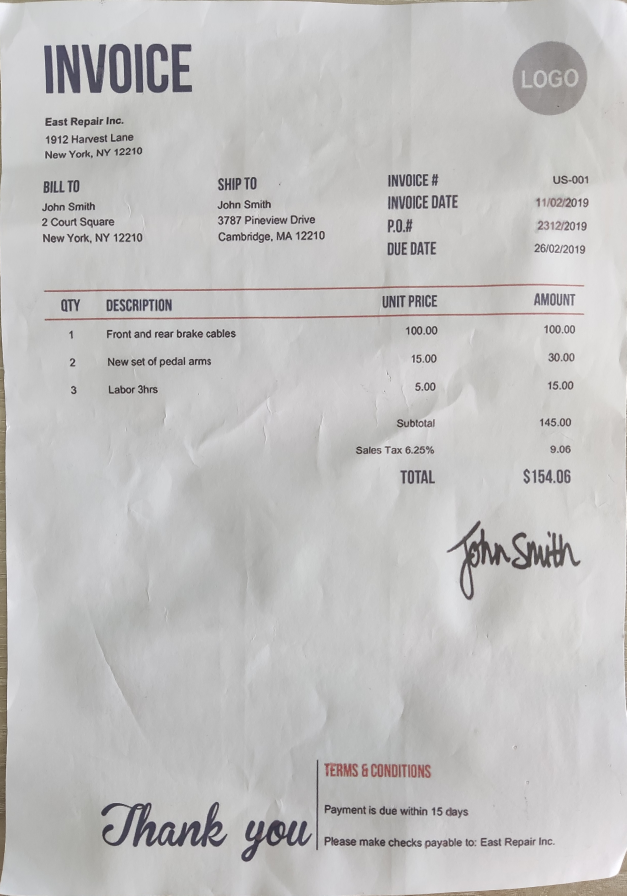
#> input picture data/img3.jpg, 2506 x 3581 px (shown at 1/4 size)
$ python test2.py
#> lines starting #> are read from the running program, lines starting #| are printed output that depends on the picture; after the words box and inside, x2 and y2 are one past the last pixel; in counts of white or black regions, pixels touching at a corner belong together
import os
import cv2
import numpy as np
import pandas as pd

try:
    from PIL import Image
except ImportError:
    import Image
import pytesseract


def pre_process_image(img, save_in_file, morph_size=(8, 8)):
    pre = cv2.cvtColor(img, cv2.COLOR_BGR2GRAY)
    pre = cv2.threshold(pre, 0, 255, cv2.THRESH_BINARY | cv2.THRESH_OTSU)[1]
    cpy = pre.copy()
    struct = cv2.getStructuringElement(cv2.MORPH_RECT, morph_size)
    cpy = cv2.dilate(~cpy, struct, anchor=(-1, -1), iterations=1)
    pre = ~cpy

    if save_in_file is not None:
        cv2.imwrite(save_in_file, pre)
    return pre


def find_text_boxes(pre, min_text_height_limit=10, max_text_height_limit=100):
    pre = cv2.Canny(pre, 30, 200)
    contours, hierarchy = cv2.findContours(pre, cv2.RETR_LIST, cv2.CHAIN_APPROX_SIMPLE)
    boxes = []
    for contour in contours:
        box = cv2.boundingRect(contour)
        h = box[3]
        if min_text_height_limit < h < max_text_height_limit:
            boxes.append(box)
    return boxes


def find_table_in_boxes(boxes, cell_threshold=15, min_columns=2):
    rows = {}
    cols = {}
    for box in boxes:
        (x, y, w, h) = box
        col_key = x // cell_threshold
        row_key = y // cell_threshold
        cols[row_key] = [box] if col_key not in cols else cols[col_key] + [box]
        rows[row_key] = [box] if row_key not in rows else rows[row_key] + [box]
    table_cells = list(filter(lambda r: len(r) >= min_columns, rows.values()))
    table_cells = [list(sorted(tb)) for tb in table_cells]
    table_cells = list(sorted(table_cells, key=lambda r: r[0][1]))
    return table_cells


def build_lines(table_cells):
    if table_cells is None or len(table_cells) <= 0:
        return [], []
    max_last_col_width_row = max(table_cells, key=lambda b: b[-1][2])
    max_x = max_last_col_width_row[-1][0] + max_last_col_width_row[-1][2]
    max_last_row_height_box = max(table_cells[-1], key=lambda b: b[3])
    max_y = max_last_row_height_box[1] + max_last_row_height_box[3]
    hor_lines = []
    ver_lines = []
    for box in table_cells:
        x = box[0][0]
        y = box[0][1]
        hor_lines.append((x, y, max_x, y))
    for box in table_cells[0]:
        x = box[0]
        y = box[1]
        ver_lines.append((x, y, x, max_y))
    (x, y, w, h) = table_cells[0][-1]
    ver_lines.append((max_x, y, max_x, max_y))
    (x, y, w, h) = table_cells[0][0]
    hor_lines.append((x, max_y, max_x, max_y))
    return hor_lines, ver_lines


def sort_contours(cnts, method="left-to-right"):
    reverse = False
    i = 0
    if method == "right-to-left" or method == "bottom-to-top":
        reverse = True
    if method == "top-to-bottom" or method == "bottom-to-top":
        i = 1
    boundingBoxes = [cv2.boundingRect(c) for c in cnts]
    (cnts, boundingBoxes) = zip(*sorted(zip(cnts, boundingBoxes),
                                        key=lambda b: b[1][i], reverse=reverse))
    return (cnts, boundingBoxes)


if __name__ == '__main__':
    file = 'data/img3.jpg'
    imgs = cv2.imread(file)
#> imgs is the input picture: shape (3581, 2506, 3); mean B, G, R 191.5, 192, 193
    new_size = (750, 1061)
    imgs = cv2.resize(imgs, new_size)
#> imgs: shape (1061, 750, 3)
    imgs = cv2.convertScaleAbs(imgs, alpha=1.5, beta=10)

    aligned_img = imgs

    aligned_img_grey = cv2.cvtColor(aligned_img, cv2.COLOR_BGR2GRAY)
    aligned_img_threshold = cv2.threshold(aligned_img_grey, 90, 255, cv2.THRESH_BINARY | cv2.THRESH_OTSU)[1]
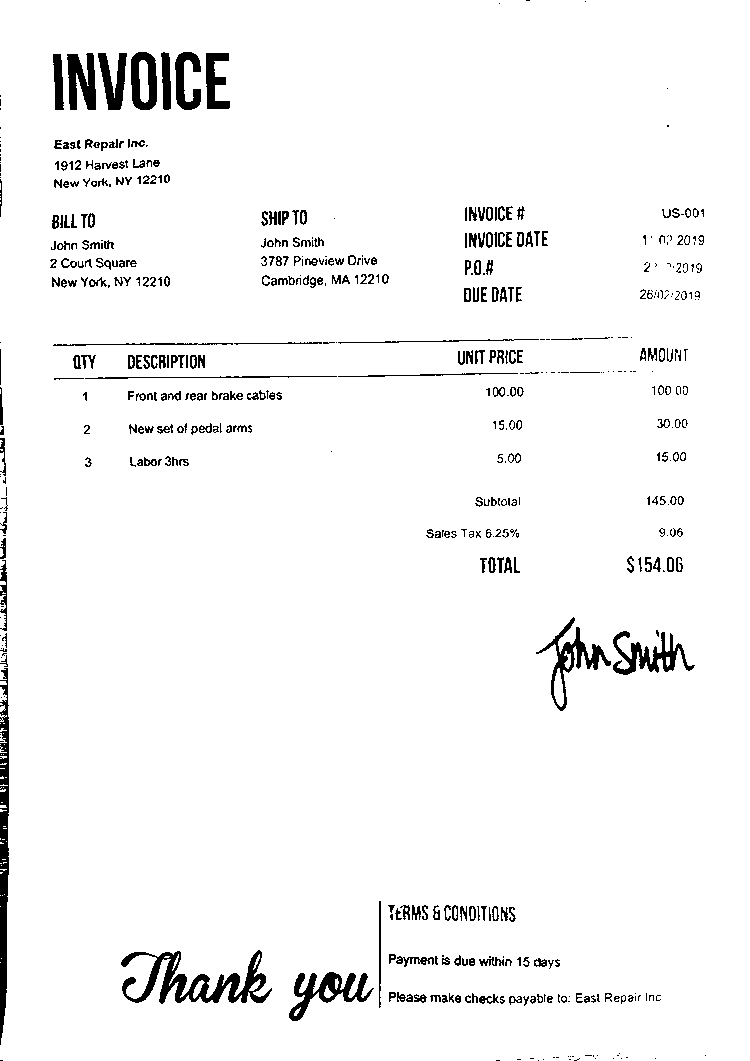
#> aligned_img_threshold: shape (1061, 750); 96.1% white; 535 black regions (205 under 20 px), largest, box (x1, y1, x2, y2) and area: (121, 950, 272, 1004) 2855, (0, 668, 9, 1045) 2414, (289, 972, 374, 1021) 1455


    aligned_img_show = aligned_img.copy()
    aligned_img_mask = np.zeros_like(aligned_img_show)

    img_cropped = imgs
    aligned_img_show = img_cropped.copy()
    aligned_img_mask = np.zeros_like(aligned_img_show)
    cv2.rectangle(aligned_img_mask, (30, 300), (730, 620), (0, 0, 255), cv2.FILLED)
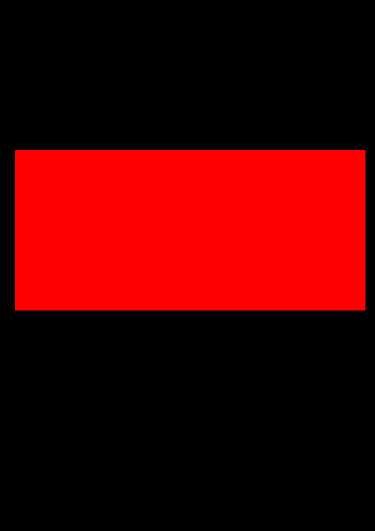
#> aligned_img_mask: shape (1061, 750, 3) (shown at 1/2 size); mean of channels 0, 1, 2 0, 0, 72.1; drawn as B, G, R
    aligned_img_show = cv2.addWeighted(aligned_img_show, 0.99, aligned_img_mask, 0.1, 0)
    img = img_cropped[300:620, 30:730]
    pre_file = os.path.join("data", "pre.png")
    out_file = os.path.join("data", "out.png")
    pre_processed = pre_process_image(img, pre_file)

    text_boxes = find_text_boxes(pre_processed)
#> in find_text_boxes, `pre = cv2.Canny(pre, 30, 200)`:
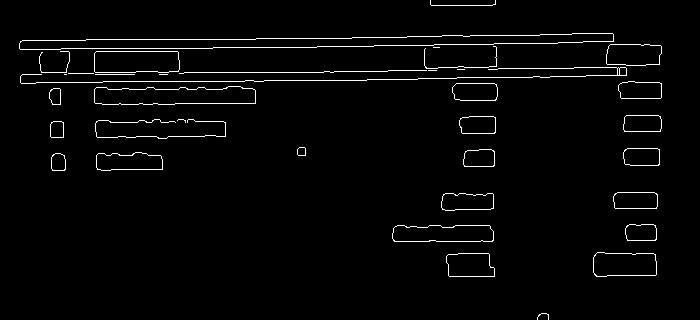
#> pre: shape (320, 700); 2.4% white in thin lines or dots
#> in find_text_boxes, `contours, hierarchy = cv2.findContours(pre, cv2.RETR_LIST, cv2.CHAIN_A..`: contours = 59 contours, 15 with area under 20; largest, box (x1, y1, x2, y2) and area: (19, 33, 614, 50) 5100, (19, 33, 614, 50) 5098, (94, 86, 256, 105) 2453, (94, 86, 256, 105) 2450, (94, 51, 180, 73) 1740
#> the loop in find_text_boxes, `for contour in contours:` made 59 passes
#> (box, h) on passes 1 to 8: ((537, 313, 12, 7), 7), ((446, 253, 49, 24), 24), ((593, 252, 64, 25), 25), ((446, 253, 49, 24), 24), ((593, 252, 64, 25), 25), ((392, 225, 102, 17), 17), ((625, 224, 32, 17), 17), ((392, 225, 102, 17), 17)
#> after the loop in find_text_boxes, `for contour in contours:`: boxes = 44 items, first 6: (446, 253, 49, 24), (593, 252, 64, 25), (446, 253, 49, 24), (593, 252, 64, 25), (392, 225, 102, 17), (625, 224, 32, 17)
#> text_boxes has the same summary as boxes in find_text_boxes

    cells = find_table_in_boxes(text_boxes)
#> the loop in find_table_in_boxes, `for box in boxes:` made 44 passes
#> (x, y, w, h, col_key, row_key) on passes 1 to 8: (446, 253, 49, 24, 29, 16), (593, 252, 64, 25, 39, 16), (446, 253, 49, 24, 29, 16), (593, 252, 64, 25, 39, 16), (392, 225, 102, 17, 26, 15), (625, 224, 32, 17, 41, 14), (392, 225, 102, 17, 26, 15), (625, 224, 32, 17, 41, 14)
#> after the loop in find_table_in_boxes, `for box in boxes:`: cols = 12 items
#> in find_table_in_boxes, `table_cells = list(filter(lambda r: len(r) >= min_columns, rows.values..`: table_cells = 11 items
#> cells = 11 items
    hor_lines, ver_lines = build_lines(cells)
#> in build_lines, `max_last_col_width_row = max(table_cells, key=lambda b: b[-1][2])`: max_last_col_width_row = [(392, 225, 102, 17), (392, 225, 102, 17)]
#> in build_lines, `max_x = max_last_col_width_row[-1][0] + max_last_col_width_row[-1][2]`: max_x = 494
#> in build_lines, `max_last_row_height_box = max(table_cells[-1], key=lambda b: b[3])`: max_last_row_height_box = (593, 252, 64, 25)
#> in build_lines, `max_y = max_last_row_height_box[1] + max_last_row_height_box[3]`: max_y = 277
#> the loop in build_lines, `for box in table_cells:` made 11 passes
#> (x, y) on passes 1, 2, 3, 4, 6, 7, 8, 11: (19, 33), (39, 51), (49, 88), (95, 119), (463, 149), (51, 153), (441, 193), (446, 253)
#> after the loop in build_lines, `for box in table_cells:`: hor_lines = [(19, 33, 494, 33), (39, 51, 494, 51), (49, 88, 494, 88), (95, 119, 494, 119), (50, 121, 494, 121), (463, 149, 494, 149), (51, 153, 494, 153), (441, 193, 494, 193), (625, 224, 494, 224), (392, 225, 494, 225), (446, 253, 494, 253)]
#> the loop in build_lines, `for box in table_cells[0]:` made 4 passes
#> (box, x, y) on passes 1 to 4: ((19, 33, 595, 17), 19, 33), ((19, 33, 595, 17), 19, 33), ((606, 44, 56, 22), 606, 44), ((606, 44, 56, 22), 606, 44)
#> after the loop in build_lines, `for box in table_cells[0]:`: ver_lines = [(19, 33, 19, 277), (19, 33, 19, 277), (606, 44, 606, 277), (606, 44, 606, 277)]
#> in build_lines, `(x, y, w, h) = table_cells[0][-1]`: w = 56; h = 22
#> in build_lines, `(x, y, w, h) = table_cells[0][0]`: x = 19; y = 33; w = 595; h = 17
#> hor_lines = [(19, 33, 494, 33), (39, 51, 494, 51), (49, 88, 494, 88), (95, 119, 494, 119), (50, 121, 494, 121), (463, 149, 494, 149), (51, 153, 494, 153), (441, 193, 494, 193), (625, 224, 494, 224), (392, 225, 494, 225), (446, 253, 494, 253), (19, 277, 494, 277)]; ver_lines = [(19, 33, 19, 277), (19, 33, 19, 277), (606, 44, 606, 277), (606, 44, 606, 277), (494, 44, 494, 277)]
    vis = img.copy()
    for line in hor_lines:
        [x1, y1, x2, y2] = line
        cv2.line(vis, (x1 - 20, y1), (x2, y2), (0, 0, 255), 1)
#> this loop made 12 passes
#> (line, x1, y1, y2) on passes 1 to 8: ((19, 33, 494, 33), 19, 33, 33), ((39, 51, 494, 51), 39, 51, 51), ((49, 88, 494, 88), 49, 88, 88), ((95, 119, 494, 119), 95, 119, 119), ((50, 121, 494, 121), 50, 121, 121), ((463, 149, 494, 149), 463, 149, 149), ((51, 153, 494, 153), 51, 153, 153), ((441, 193, 494, 193), 441, 193, 193)
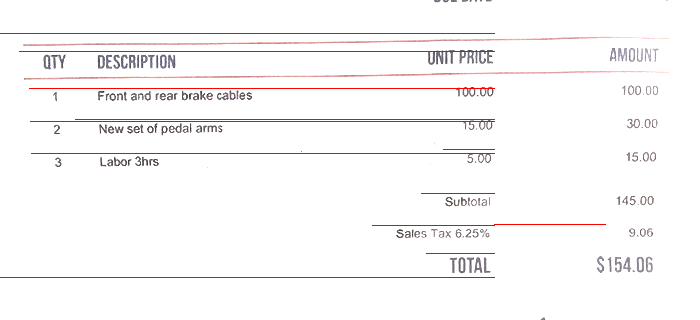
#> vis: shape (320, 700, 3); mean B, G, R 247.2, 247.1, 252.1

    for line in ver_lines:
        [x1, y1, x2, y2] = line
        cv2.line(vis, (x1, y1), (x2, y2), (0, 0, 255), 1)
#> this loop made 5 passes
#> (line, x1, y1, x2) on passes 1 to 5: ((19, 33, 19, 277), 19, 33, 19), ((19, 33, 19, 277), 19, 33, 19), ((606, 44, 606, 277), 606, 44, 606), ((606, 44, 606, 277), 606, 44, 606), ((494, 44, 494, 277), 494, 44, 494)
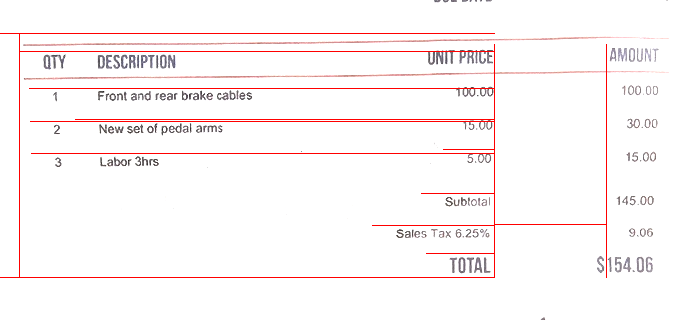
#> vis: shape (320, 700, 3); 0.31% of pixels changed, all inside (x1, y1, x2, y2) = (19, 34, 607, 278)

    cv2.imwrite(out_file, vis)

    file = r'data/out.png'
    img = cv2.imread(file, 0)
#> img: shape (320, 700)

    thresh, img_bin = cv2.threshold(img, 128, 255, cv2.THRESH_BINARY | cv2.THRESH_OTSU)
#> img_bin: shape (320, 700); 95.8% white; black in thin lines or dots
#> thresh = 180

    cv2.waitKey(0)
    img_bin = 255 - img_bin
#> img_bin: shape (320, 700); 4.2% white in thin lines or dots
    kernel_len = np.array(img).shape[1] // 100
    ver_kernel = cv2.getStructuringElement(cv2.MORPH_RECT, (1, kernel_len))
#> ver_kernel = [1, 1, 1, 1, 1, 1, 1]
    hor_kernel = cv2.getStructuringElement(cv2.MORPH_RECT, (kernel_len, 1))
    kernel = cv2.getStructuringElement(cv2.MORPH_RECT, (2, 2))
#> kernel = [[1, 1], [1, 1]]

    image_1 = cv2.erode(img_bin, ver_kernel, iterations=3)
#> image_1: shape (320, 700); 0.29% white in thin lines or dots, all inside (x1, y1, x2, y2) = (19, 42, 607, 269)
    vertical_lines = cv2.dilate(image_1, ver_kernel, iterations=3)
#> vertical_lines: shape (320, 700); 0.32% white in thin lines or dots, all inside (x1, y1, x2, y2) = (19, 33, 607, 278)

    image_2 = cv2.erode(img_bin, hor_kernel, iterations=3)
#> image_2: shape (320, 700); 1.7% white in thin lines or dots, all inside (x1, y1, x2, y2) = (0, 33, 598, 278)
    horizontal_lines = cv2.dilate(image_2, hor_kernel, iterations=3)
#> horizontal_lines: shape (320, 700); 1.8% white in thin lines or dots, all inside (x1, y1, x2, y2) = (0, 33, 607, 278)

    img_vh = cv2.addWeighted(vertical_lines, 0.5, horizontal_lines, 0.5, 0.0)
    img_vh = cv2.erode(~img_vh, kernel, iterations=2)
    thresh, img_vh = cv2.threshold(img_vh, 128, 255, cv2.THRESH_BINARY | cv2.THRESH_OTSU)
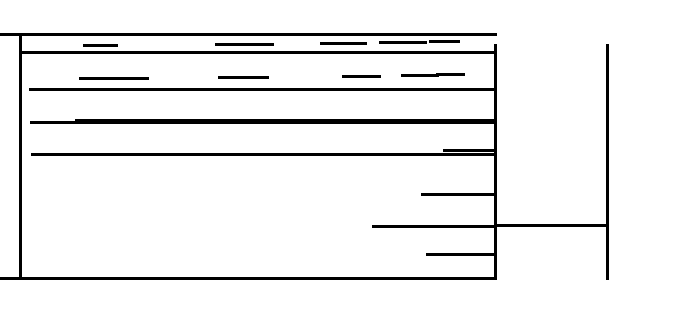
#> img_vh: shape (320, 700); 93.7% white; 10 black regions
#> thresh = 127
    bitxor = cv2.bitwise_xor(img, img_vh)
    bitnot = cv2.bitwise_not(bitxor)
    contours, hierarchy = cv2.findContours(img_vh, cv2.RETR_TREE, cv2.CHAIN_APPROX_SIMPLE)
#> contours = 12 contours; largest, box (x1, y1, x2, y2) and area: (0, 0, 700, 320) 104972, (22, 54, 494, 277) 96908, (0, 36, 19, 277) 4320, (78, 76, 150, 81) 282, (400, 72, 466, 78) 261

    contours, boundingBoxes = sort_contours(contours, method="top-to-bottom")
#> in sort_contours, `boundingBoxes = [cv2.boundingRect(c) for c in cnts]`: boundingBoxes = [(22, 54, 472, 223), (78, 76, 72, 5), (217, 75, 53, 5), (341, 74, 41, 5), (400, 72, 66, 6), (0, 36, 19, 241), (0, 0, 700, 320), (82, 43, 37, 5), (214, 42, 61, 5), (319, 41, 49, 5), (378, 40, 50, 5), (428, 39, 33, 5)]
#> in sort_contours, `(cnts, boundingBoxes) = zip(*sorted(zip(cnts, boundingBoxes), key=lamb..`: cnts has the same summary as contours outside sort_contours; boundingBoxes = ((0, 0, 700, 320), (0, 36, 19, 241), (428, 39, 33, 5), (378, 40, 50, 5), (319, 41, 49, 5), (214, 42, 61, 5), (82, 43, 37, 5), (22, 54, 472, 223), (400, 72, 66, 6), (341, 74, 41, 5), (217, 75, 53, 5), (78, 76, 72, 5))
    heights = [boundingBoxes[i][3] for i in range(len(boundingBoxes))]
#> heights = [320, 241, 5, 5, 5, 5, 5, 223, 6, 5, 5, 5]
    mean = np.mean(heights)
#> mean = 69.17
    box = []
    for c in contours:
        x, y, w, h = cv2.boundingRect(c)
        if (w < 1000 and h < 500):
            image = cv2.rectangle(img, (x, y), (x + w, y + h), (0, 255, 0), 2)
            box.append([x, y, w, h])
#> this loop made 12 passes
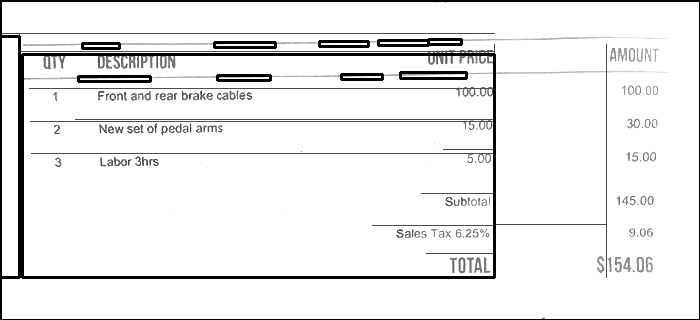
#> img: shape (320, 700); min 0, max 255, mean 236.6
#> after the loop, box = [[0, 0, 700, 320], [0, 36, 19, 241], [428, 39, 33, 5], [378, 40, 50, 5], [319, 41, 49, 5], [214, 42, 61, 5], [82, 43, 37, 5], [22, 54, 472, 223], [400, 72, 66, 6], [341, 74, 41, 5], [217, 75, 53, 5], [78, 76, 72, 5]]
    row = []
    column = []
    for i in range(len(box)):
        if (i == 0):
            column.append(box[i])
            previous = box[i]

        else:
            if (box[i][1] <= previous[1] + mean / 2):
                column.append(box[i])
                previous = box[i]
                if (i == len(box) - 1):
                    row.append(column)

            else:
                row.append(column)
                column = []
                previous = box[i]
                column.append(box[i])
#> this loop made 12 passes
#> after the loop, row = [[[0, 0, 700, 320]], [[0, 36, 19, 241], [428, 39, 33, 5], [378, 40, 50, 5], [319, 41, 49, 5], [214, 42, 61, 5], [82, 43, 37, 5], [22, 54, 472, 223], [400, 72, 66, 6], [341, 74, 41, 5], [217, 75, 53, 5], [78, 76, 72, 5]]]

    countcol = 0
    for i in range(len(row)):
        countcol = len(row[i])
        if countcol > countcol:
            countcol = countcol
#> this loop made 2 passes
#> countcol on passes 1 to 2: 1, 11

    center = [int(row[i][j][0] + row[i][j][2] / 2) for j in range(len(row[i])) if row[0]]
#> center = [9, 444, 403, 343, 244, 100, 258, 433, 361, 243, 114]
    center = np.array(center)
    center.sort()

    finalboxes = []
    for i in range(len(row)):
        lis = []
        for k in range(countcol):
            lis.append([])
        for j in range(len(row[i])):
            diff = abs(center - (row[i][j][0] + row[i][j][2] / 4))
            minimum = min(diff)
            indexing = list(diff).index(minimum)
            lis[indexing].append(row[i][j])
        finalboxes.append(lis)
#> this loop made 2 passes
#> after the loop, finalboxes = 2 items

    outer = []
    cnt =0
    for i in range(len(finalboxes)):
        for j in range(len(finalboxes[i])):
            inner = ''
            if (len(finalboxes[i][j]) == 0):
                outer.append(' ')
            else:
                for k in range(len(finalboxes[i][j])):
                    y, x, w, h = finalboxes[i][j][k][0], finalboxes[i][j][k][1], finalboxes[i][j][k][2], \
                        finalboxes[i][j][k][3]
                    finalimg = bitnot[x:x + h, y:y + w]
                    kernel = cv2.getStructuringElement(cv2.MORPH_RECT, (2, 1))
                    border = cv2.copyMakeBorder(finalimg, 2, 2, 2, 2, cv2.BORDER_CONSTANT, value=[255, 255])
                    resizing = cv2.resize(border, None, fx=2, fy=2, interpolation=cv2.INTER_CUBIC)
                    dilation = cv2.dilate(resizing, kernel, iterations=1)
                    erosion = cv2.erode(dilation, kernel, iterations=2)

#> (the run stopped early here; a loop or call above may not have finished)
